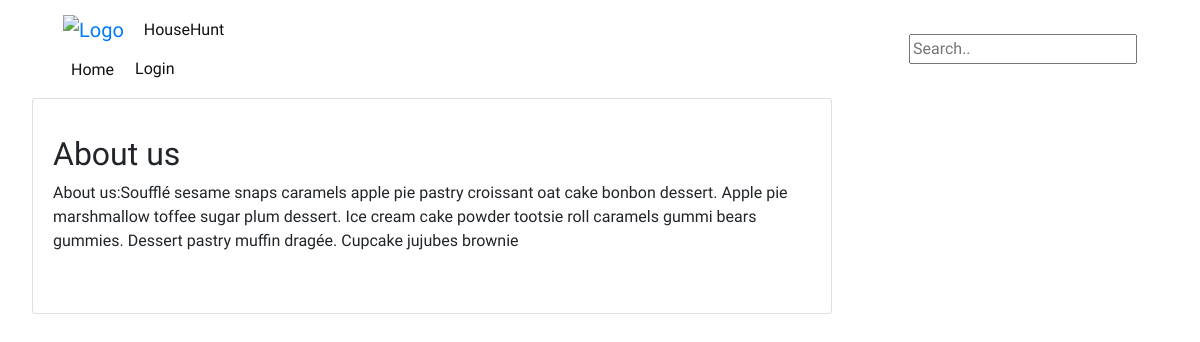
Page /about/ on the earlier database version.
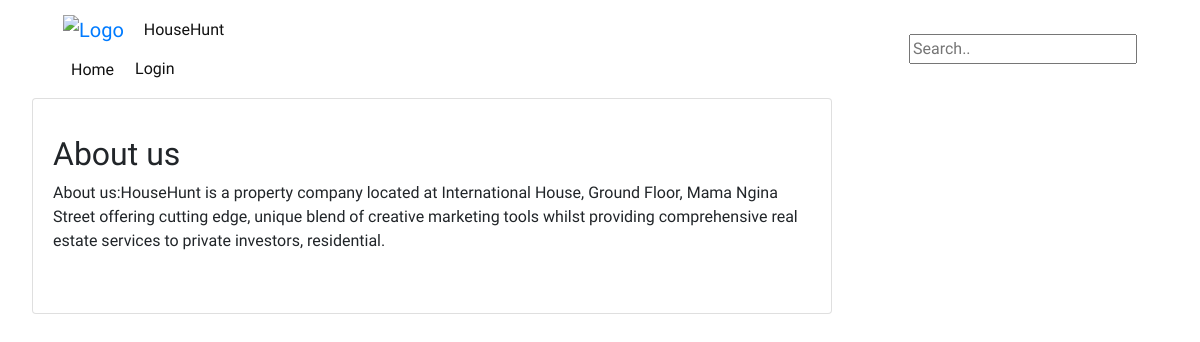
Same page on the later database version.
### hunt/models.py (models this page shows)
class About(models.Model):
    description = models.TextField(max_length=250)

### hunt/views.py (the view)
# urls.py: url(r'^about/$', views.about, name='about'),
def about(request):
    about = About.objects.all()
    context = {
     "about" : about
    }
    return render(request, 'about.html', context)

### hunt/templates/about.html (shortened to what this page needs)
{% extends 'base.html' %}
{% load bootstrap4 %}
{% block content %}
<div class="card mb-3" style="width: 50rem;">
  <div class="card-body">
    <p class="card-text">
      <h2>About us</h2>
      {% for about in about%}
        <p>About us:{{about.description}}</p>
      {% endfor %}
   <br>
  </div>
</div>
{% endblock %}

Differences in the rows shown:
changed About: description "Soufflé sesame snaps caramels apple pie pastry croissant oat cake bonbon dessert. Apple pie marshmallow toffee sugar plum dessert. Ice cream cake powder tootsie roll caramels gummi bears gummies. Dessert pastry muffin dragée. Cupcake jujubes brownie" → "HouseHunt is a property company located at International House, Ground Floor, Mama Ngina Street offering cutting edge, unique blend of creative marketing tools whilst providing comprehensive real estate services to private investors, residential."
